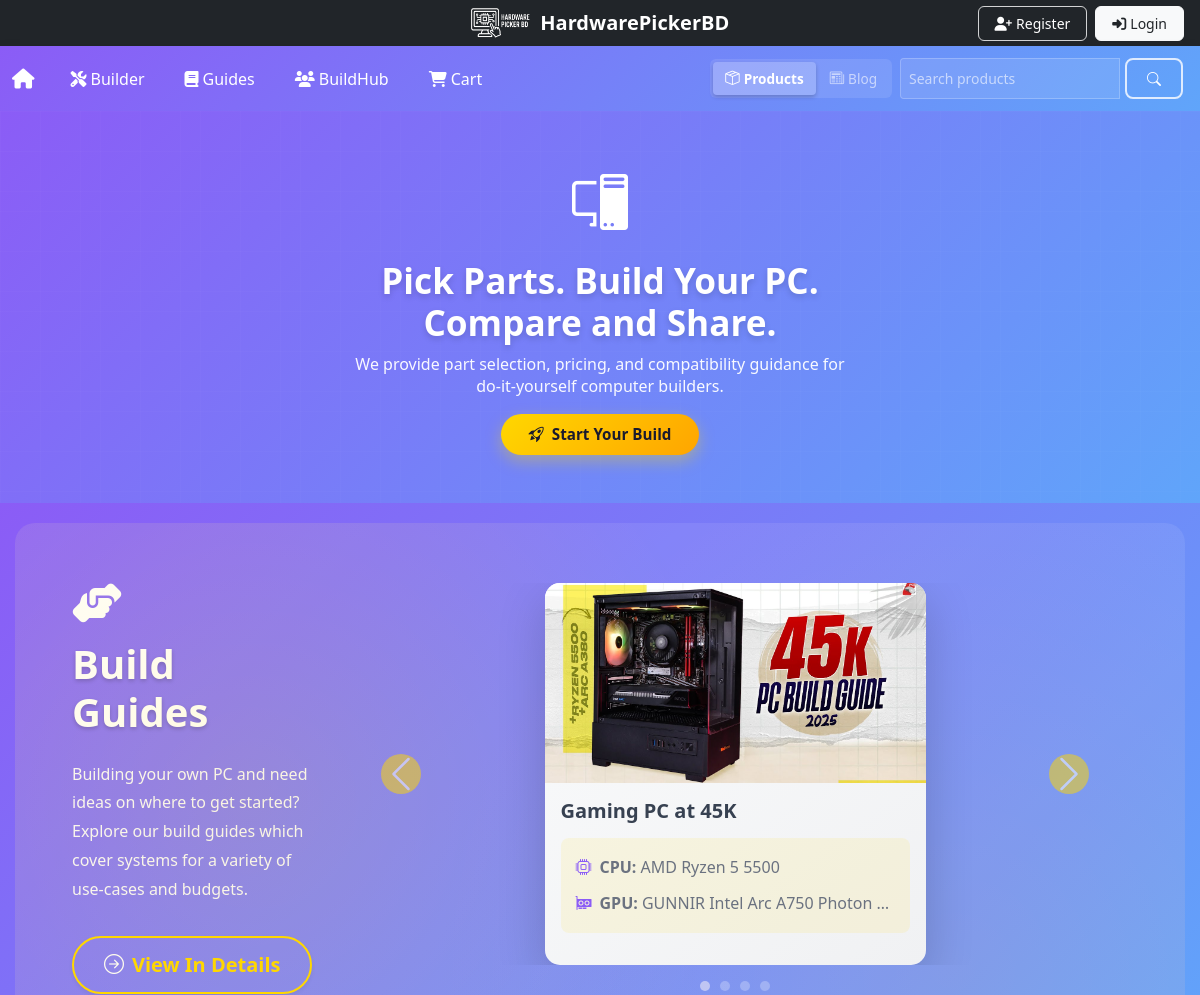
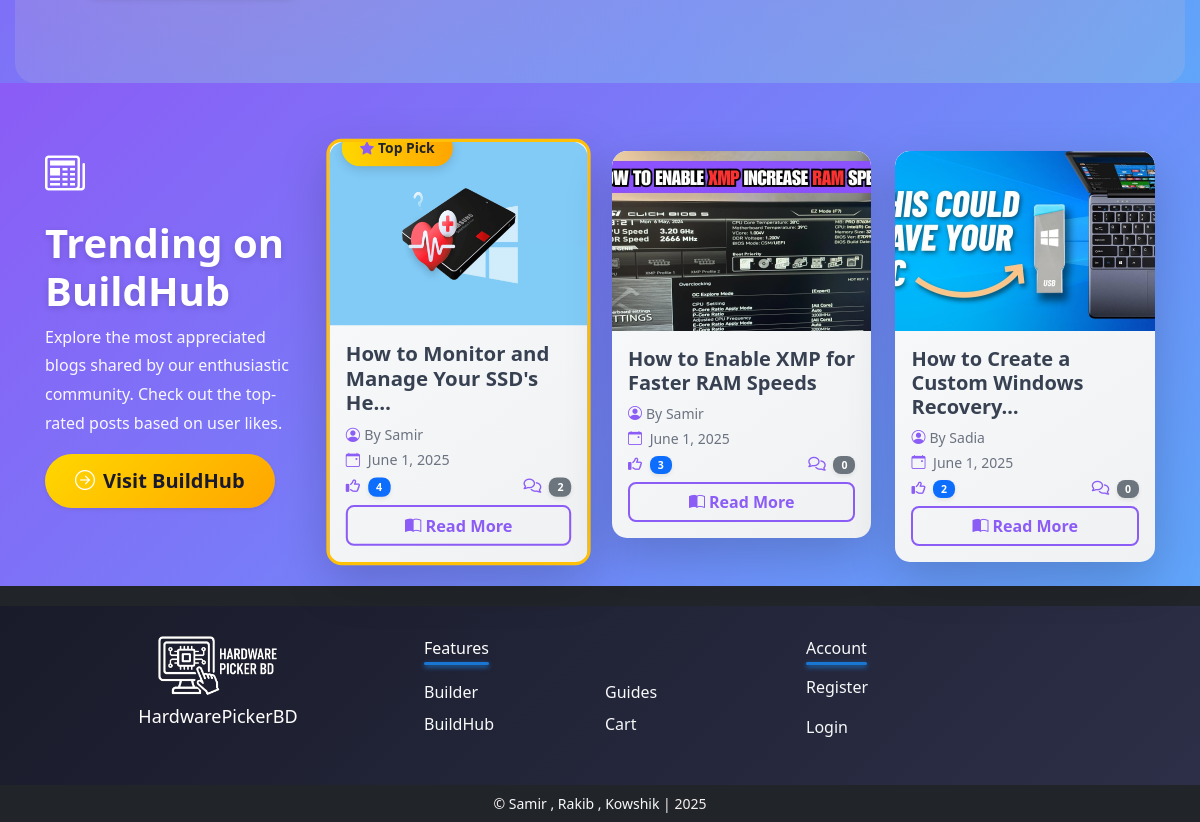
The page / on the database its author committed (2 pictures, top to bottom).
### guides/models.py (models this page shows, shortened)
class Guides(models.Model):
    image = models.ImageField(upload_to='guide_images/', null=True, blank=True)
    title = models.CharField(max_length=200)
    cpu = models.TextField()
    cpu_cooler = models.TextField()
    motherboard = models.TextField()
    memory = models.TextField()
    storage = models.TextField()
    gpu = models.TextField()
    psu = models.TextField()
    case = models.TextField()
    video_url = models.URLField(null=True, blank=True)
    class Meta:
        verbose_name_plural = "View Guides"

### buildhub/models.py (models this page shows, shortened)
class BlogPost(models.Model):
    display_image= models.ImageField(upload_to='blog_images/',null=True,blank=True)
    title = models.CharField(max_length=200)
    content = models.TextField()
    author = models.ForeignKey(User, on_delete=models.CASCADE)
    created = models.DateTimeField(auto_now_add=True)
    updated = models.DateTimeField(auto_now=True)

### djangoProject2/views.py (the view)
# urls.py: path('', views.home, name='home'),
def home(request):
    guides = Guides.objects.all()
    top_blogs = BlogPost.objects.annotate(like_count=Count('likes')).order_by('-like_count')[:3]
    return render(request, 'main/home.html', {
        'guides': guides,
        'top_blogs': top_blogs,
    })

### templates/main/home.html (shortened to what this page needs)
{% extends 'base.html' %}
{% load static %}
{% block content %}
<section class="hero-section">
  <div class="container">
    <div class="build text-center py-5">
      <div class="mb-3">
        <i class="bi bi-pc-display" style="font-size: 3.5rem; color: #fff;"></i>
      </div>
      <h1 class="hero-title">Pick Parts. Build Your PC. <br> Compare and Share.</h1>
      <p class="hero-description">We provide part selection, pricing, and compatibility guidance for <br> do-it-yourself computer builders.</p>
      <a href="{% url 'cpu' %}" class="btn btn-lg btn-gradient-custom">
        <i class="bi bi-rocket-takeoff me-2"></i>Start Your Build
      </a>
    </div>
  </div>
</section>
<section class="guides-section">
<div class="guide">
  <div class="container">
    <div class="row gx-4">
      <div class="col-md-3 mb-4">
        <div class="mb-3">
          <i class="fa-solid fa-handshake-angle" style="font-size: 2.5rem; color: #fff;"></i>
        </div>
        <h1 style="color: #fff; text-shadow: 0 2px 4px rgba(0,0,0,0.2);">Build Guides</h1>
        <p style="color: rgba(255,255,255,0.95); line-height: 1.8;">
          Building your own PC and need ideas on where to get started?
          Explore our build guides which cover systems for a variety of use-cases and budgets.
        </p>
        <a href="{% url 'guide_list' %}" class="btn btn-outline-light btn-lg shadow-sm">
          <i class="bi bi-arrow-right-circle me-2"></i>View In Details
        </a>
      </div>
      <div class="col-md-9">
        <div id="guidesCarousel" class="carousel slide" data-bs-ride="carousel">
          <div class="carousel-inner">
            {% for guide in guides %}
              <div class="carousel-item {% if forloop.first %}active{% endif %}">
                <div class="row justify-content-center">
                  <div class="col-md-6">
                    <div class="card guide-card h-100 mb-3 border-0 shadow-lg">
                      {% if guide.image %}
                        <img
                          src="{{ guide.image.url }}"
                          class="card-img-top"
                          alt="{{ guide.title }}"
                          style="max-height:200px; object-fit:cover; border-top-left-radius: 12px; border-top-right-radius: 12px;">
                      {% endif %}
                      <div class="card-body">
                        <h5 class="card-title text-dark fw-bold">{{ guide.title }}</h5>
                        <div class="component-info">
                          <p class="card-text text-dark mb-2">
                            <i class="bi bi-cpu text-primary me-2"></i><strong>CPU:</strong> {{ guide.cpu|truncatechars:30 }}
                          </p>
                          <p class="card-text text-dark mb-0">
                            <i class="bi bi-gpu-card text-primary me-2"></i><strong>GPU:</strong> {{ guide.gpu|truncatechars:30 }}
                          </p>
                        </div>
                      </div>
                    </div>
                  </div>
                </div>
              </div>
            {% endfor %}
          </div>
          <button class="carousel-control-prev" type="button" data-bs-target="#guidesCarousel" data-bs-slide="prev">
            <span class="carousel-control-prev-icon" aria-hidden="true"></span>
          </button>
          <button class="carousel-control-next" type="button" data-bs-target="#guidesCarousel" data-bs-slide="next">
            <span class="carousel-control-next-icon" aria-hidden="true"></span>
          </button>
        </div>
        <div class="text-center mt-3">
          <div class="carousel-indicators position-static mx-auto">
            {% for guide in guides %}
              <button
                type="button"
                data-bs-target="#guidesCarousel"
                data-bs-slide-to="{{ forloop.counter0 }}"
                {% if forloop.first %}class="active"{% endif %}
                aria-label="Slide {{ forloop.counter }}"
                style="width: 10px; height: 10px; border-radius: 50%; margin: 0 5px; background-color: rgba(255,255,255,0.5); border: none;">
              </button>
            {% endfor %}
          </div>
        </div>
      </div>
    </div>
  </div>
</div>
</section>
<section class="blog-section mb-5 pb-4">
  <div class="container">
    <div class="row gx-4 align-items-start">
      <div class="col-md-3 mb-4">
        <div class="mb-3">
          <i class="bi bi-newspaper" style="font-size: 2.5rem; color: #6a11cb;"></i>
        </div>
        <h1 style="color: #2c3e50; font-weight: 700;">Trending on BuildHub</h1>
        <p style="color: #555; line-height: 1.8;">
          Explore the most appreciated blogs shared by our enthusiastic community.
          Check out the top-rated posts based on user likes.
        </p>
        <a href="{% url 'blog' %}" class="btn btn-gradient-secondary btn-lg shadow-sm">
          <i class="bi bi-arrow-right-circle me-2"></i>Visit BuildHub
        </a>
      </div>
      <div class="col-md-9 position-relative">
        <div class="row g-4">
          {% for blog in top_blogs %}
          <div class="col-md-6 col-lg-4 {% if not forloop.first %}pt-2{% endif %}">
            <div class="card blog-card shadow-lg {% if forloop.first %}border border-3 border-warning{% endif %}"
                 style="{% if forloop.first %}transform: scale(1.02); transition: transform 0.3s ease;{% endif %}">
              {% if forloop.first %}
              <div class="top-pick-badge bg-warning text-dark">
                <i class="bi bi-star-fill me-1"></i> Top Pick
              </div>
              {% endif %}
              {% if blog.display_image %}
              <img src="{{ blog.display_image.url }}" class="card-img-top"
                   alt="{{ blog.title }}" style="height: 180px; object-fit: cover;">
              {% endif %}
              <div class="card-body">
                <h5 class="card-title fw-bold">{{ blog.title|truncatechars:40 }}</h5>
                <p class="card-text text-muted small mb-1">
                  <i class="bi bi-person-circle me-1"></i>By {{ blog.author.username }}
                </p>
                <p class="card-text text-muted small mb-1">
                  <i class="bi bi-calendar-event me-1"></i> {{ blog.created|date:"F j, Y" }}
                </p>
                <p class="card-text small mb-2 d-flex justify-content-between">
                  <span>
                    <i class="fa-regular fa-thumbs-up"></i>
                    <span class="badge bg-primary ms-1">{{ blog.likes.count }}</span>
                  </span>
                  <span>
                    <i class="fa-regular fa-comments"></i>
                    <span class="badge bg-secondary ms-1">{{ blog.comment_set.count }}</span>
                  </span>
                </p>
                <a href="{% url 'blog_details' blog.id %}" class="btn btn-outline-primary w-100">
                  <i class="bi bi-book-half me-1"></i>Read More
                </a>
              </div>
            </div>
          </div>
          {% endfor %}
        </div>
      </div>
    </div>
  </div>
</section>
{% endblock %}

### templates/base.html (shortened to what this page needs)
<!DOCTYPE html>
{% load static %}
<html lang="en">
<head>
    <link href="https://cdn.jsdelivr.net/npm/bootstrap@5.3.3/dist/css/bootstrap.min.css" rel="stylesheet">
    <link href="https://cdn.jsdelivr.net/npm/bootstrap-icons/font/bootstrap-icons.css" rel="stylesheet">
    <link rel="stylesheet" href="{% static 'css/style.css'%}">
</head>
<body>
    {%include 'main/header.html' %}
    {% block content %}{% endblock %}
    {%include 'main/footer.html' %}
</body>
</html>

### templates/main/header.html (shortened to what this page needs)
{% load static %}
<section>
  <div class="bg-dark text-white py-2" style="background-color: #212529 !important;">
    <div class="container d-flex justify-content-between align-items-center">
      <div class="mx-auto d-flex align-items-center">
        <img src="{% static 'image/logo.png' %}" alt="Site Logo"
             style="height: 30px; margin-right: 10px;"
             class="d-inline-block align-text-top">
        <span class="fw-bold fs-5">HardwarePickerBD</span>
      </div>
      <div class="position-absolute end-0 me-3">
        {% if user.is_authenticated %}
          <div class="d-flex align-items-center">
            <a href="{% url 'profile' %}" class="btn btn-sm btn-light text-dark me-2">
              <i class="fas fa-user me-1"></i>{{ user.username }}
            </a>
            <a href="{% url 'logout' %}" class="btn btn-sm btn-outline-light">
              <i class="fa-solid fa-door-open"></i> Logout
            </a>
          </div>
        {% else %}
          <div class="d-flex">
            <a href="{% url 'register' %}" class="btn btn-sm btn-outline-light me-2">
              <i class="fas fa-user-plus me-1"></i>Register
            </a>
            <a href="{% url 'login' %}" class="btn btn-sm btn-light text-dark">
              <i class="fas fa-sign-in-alt me-1"></i>Login
            </a>
          </div>
        {% endif %}
      </div>
    </div>
  </div>
<nav class="navbar navbar-expand-lg navbar-dark" style="background-color: #191b2a !important;">
  <div class="container-fluid">
    <a class="navbar-brand me-3" href="{% url 'home' %}">
      <i class="fa-solid fa-house"></i>
    </a>
    <div class="collapse navbar-collapse" id="navbarNavDropdown">
      <ul class="navbar-nav">
        <li class="nav-item">
          <a class="nav-link" href="{% url 'cpu' %}">
            <i class="fas fa-tools me-1"></i>Builder
          </a>
        </li>
        <li class="nav-item">
          <a class="nav-link" href="{% url 'guide_list' %}">
            <i class="fas fa-book me-1"></i>Guides
          </a>
        </li>
        <li class="nav-item">
          <a class="nav-link" href="{% url 'blog' %}">
            <i class="fa-solid fa-users me-1"></i>  BuildHub
          </a>
        </li>
        <li class="nav-item">
          <a class="nav-link" href="{% url 'cart_view' %}">
            <i class="fas fa-shopping-cart me-1"></i>Cart
          </a>
        </li>
      </ul>
<form id="unified-search-form" class="d-flex ms-auto position-relative align-items-center" role="search" method="get" action="{% url 'product_search' %}">
    <div class="search-mode-switcher me-2">
        <button type="button" class="mode-btn active" data-mode="products">
            <i class="bi bi-box-seam me-1"></i>Products
        </button>
        <button type="button" class="mode-btn" data-mode="blog">
            <i class="bi bi-newspaper me-1"></i>Blog
        </button>
    </div>
    <div class="input-group">
        <input id="unified-search-input" class="form-control form-control-sm" type="search" placeholder="Search products" aria-label="Search" name="q" autocomplete="off" value="{{ request.GET.q|default_if_none:'' }}">
        <button class="btn btn-outline-light btn-sm" type="submit">
            <i class="bi bi-search"></i>
        </button>
    </div>
</form>
    </div>
  </div>
</nav>
</section>

### templates/main/footer.html (shortened to what this page needs)
{% load static %}
<body class="d-flex flex-column min-vh-100">
<footer class="footer mt-auto bg-dark text-light">
 <section class="lastpart">
 <div class="container">
 <div class="details" style="display: flex; flex-wrap: wrap; justify-content: space-between; gap: 30px; padding: 30px 0;">
<div class="name col-mb-2" style="flex: 1 1 200px; text-align: center;">
<img src="{% static 'image/logo.png' %}" alt="Logo" style="height: 60px; width: auto; margin-bottom: 10px;">
<h6 style="font-size: 18px; margin: 0;">HardwarePickerBD</h6>
 </div>
<div class="pro col-mb-5" style="flex: 1 1 200px;">
 <h6 style="position: relative; display: inline-block; margin-bottom: 15px;">
Features
 <span style="display: block; height: 3px; width: 100%; background-color: #1976d2; box-shadow: 0 2px 5px #1976d2; border-radius: 2px; margin-top: 4px;"></span>
 </h6>
<div class="row" style="margin: 0 -5px;">
 <div class="col-6" style="padding: 0 5px;">
<a href="{% url 'cpu' %}" class="text-light text-decoration-none hover-underline d-block mb-2">Builder</a>
 </div>
<div class="col-6" style="padding: 0 5px;">
<a href="{% url 'guide_list' %}" class="text-light text-decoration-none hover-underline d-block mb-2">Guides</a>
</div>
 <div class="col-6" style="padding: 0 5px;">
 <a href="{% url 'blog' %}" class="text-light text-decoration-none hover-underline d-block mb-2">BuildHub</a>
 </div>
 <div class="col-6" style="padding: 0 5px;">
<a href="{% url 'cart_view' %}" class="text-light text-decoration-none hover-underline d-block mb-2">Cart</a>
 </div>
</div>
 </div>
 <div class="account col-mb-5" style="flex: 1 1 200px;">
 <h6 style="position: relative; display: inline-block; margin-bottom: 10px;">
 Account
 <span style="display: block; height: 3px; width: 100%; background-color: #1976d2; box-shadow: 0 2px 5px #1976d2; border-radius: 2px; margin-top: 4px;"></span>
 </h6>
<p><a href="{% url 'register' %}" class="text-light text-decoration-none hover-underline">Register</a></p>
 <p><a href="{% url 'login' %}" class="text-light text-decoration-none hover-underline">Login</a></p>
 </div>
 </div>
 </div>
 </section>
<div class="copy text-center py-2" style="color: rgb(246, 239, 239); background-color: #212529;">
 <p style="margin: 0; font-size: 14px; line-height: 1.5;">©<a class="text-light text-decoration-none hover-underline"> Samir , Rakib , Kowshik </a>| 2025</p>
 </div>
</footer>
</body>

### rows shown on the page
Guides: image (picture), title "Gaming PC at 45K", cpu "AMD Ryzen 5 5500", gpu "GUNNIR Intel Arc A750 Photon …"
BlogPost: shows "Top Pick", display_image (picture), title "How to Monitor and Manage Your SSD's He…", author.username "Samir", created "June 1, 2025", likes.count "4", comment_set.count "2"
BlogPost: display_image (picture), title "How to Enable XMP for Faster RAM Speeds", author.username "Samir", created "June 1, 2025", likes.count "3", comment_set.count "0"
BlogPost: display_image (picture), title "How to Create a Custom Windows Recovery…", author.username "Sadia", created "June 1, 2025", likes.count "2", comment_set.count "0"
